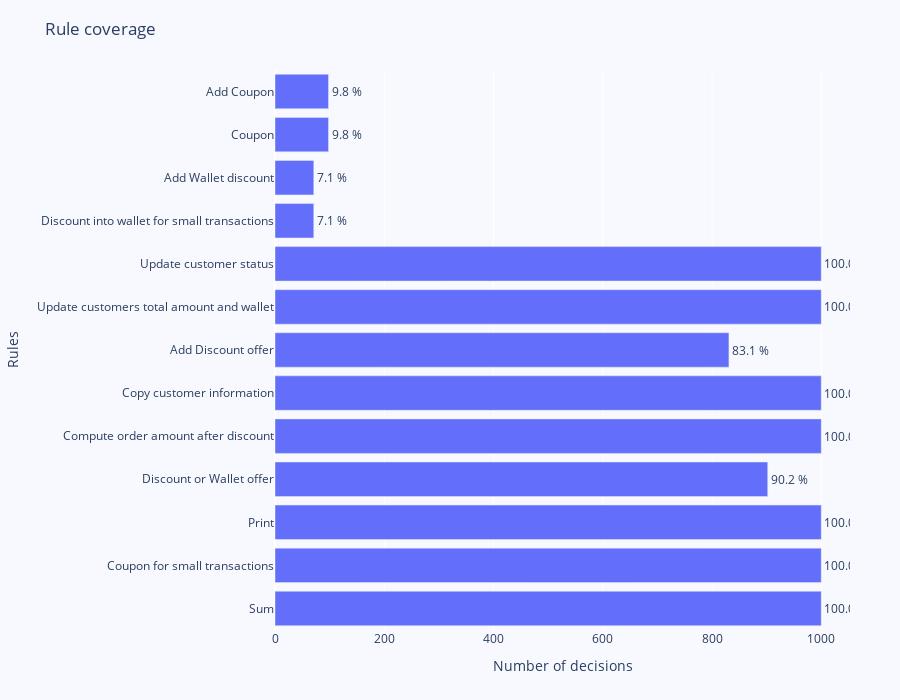

The cell this chart's notebook holds for it:
### Markdown cell above
### 4.4 Rule coverage bar graph <a class="anchor" id="section4_4"></a>

This view show all executed rules with its execution percentage. The rule coverage empowers business users to check if the statistics of rule execution match their expectations and hypothesis when applied to the applications, and data in general.

### Code cell
fig = go.Figure(go.Bar(
            x=rules_coverage["Count"],
            y=rules_coverage["Rule"],
            text=[f'{item} %' for item in rules_coverage['Percentage']],
            textposition="outside",
            hovertemplate="<b>%{y}</b><br><b>Count:</b> %{x}<br><b>Percentage:</b> %{text}<extra></extra>",
            orientation='h'))

fig.update_xaxes(title_text='Number of decisions')
fig.update_yaxes(title_text='Rules')

fig.update_layout(
    title='Rule coverage',
    legend=dict(x=0.029, y=1.038, font_size=10),
    margin=dict(l=100, r=50, t=70, b=70),
    height=700,
    paper_bgcolor='rgb(248, 248, 255)',
    plot_bgcolor='rgb(248, 248, 255)',
)
fig.show()

### Figure 1 — Plotly figure (JSON) as saved in the notebook; plotly's stock layout.template omitted (floating-point values rounded to 4 significant figures)
{"data": [{"hovertemplate": "<b>%{y}</b><br><b>Count:</b> %{x}<br><b>Percentage:</b> %{text}<extra></extra>", "orientation": "h", "text": ["100.0 %", "100.0 %", "100.0 %", "90.2 %", "100.0 %", "100.0 %", "83.1 %", "100.0 %", "100.0 %", "7.1 %", "7.1 %", "9.8 %", "9.8 %"], "textposition": "outside", "type": "bar", "x": [1000, 1000, 1000, 902, 1000, 1000, 831, 1000, 1000, 71, 71, 98, 98], "y": ["Sum", "Coupon for small transactions", "Print", "Discount or Wallet offer", "Compute order amount after discount", "Copy customer information", "Add Discount offer", "Update customers total amount and wallet", "Update customer status", "Discount into wallet for small transactions", "Add Wallet discount", "Coupon", "Add Coupon"]}], "layout": {"height": 700, "legend": {"font": {"size": 10}, "x": 0.029, "y": 1.038}, "margin": {"b": 70, "l": 100, "r": 50, "t": 70}, "paper_bgcolor": "rgb(248, 248, 255)", "plot_bgcolor": "rgb(248, 248, 255)", "title": {"text": "Rule coverage"}, "xaxis": {"title": {"text": "Number of decisions"}}, "yaxis": {"title": {"text": "Rules"}}}}
